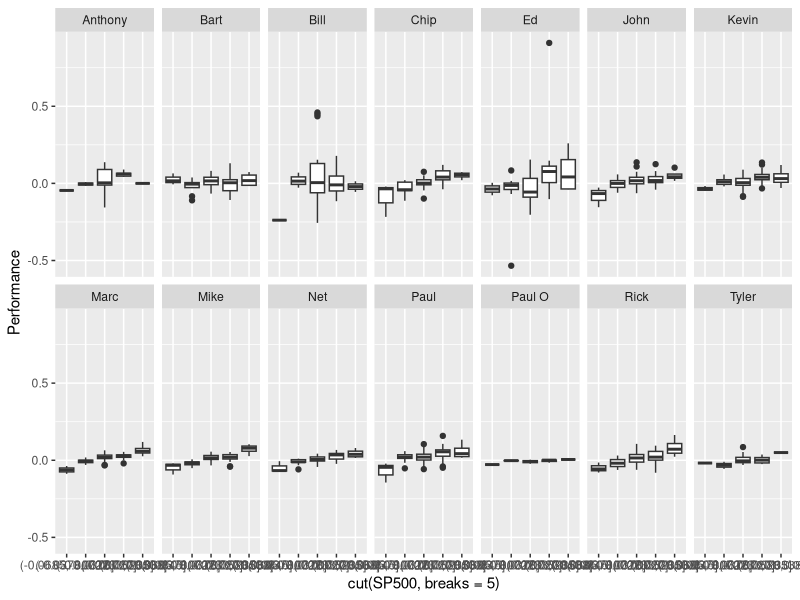

Source code (R):
library(readxl)
library(dplyr)
library(ggplot2)
library(tidyr)

# Read in data external file
pf <- read_xlsx("par_performance_data.xlsx", sheet = "performance_ts")
pf$Date <- as.Date(pf$Date)

# Isolate SP500 column for downstream joining to gathered pf dataframe 
sp500 <- pf %>% select(Date, SP500)

# Store some useful variables here
max_date <- max(pf$Date)

# Gather the original pf dataframe and join to the sp500 dataframe
pfg <- pf %>% gather(Manager, Performance, -Date) %>% filter(!(Manager == "SP500")) %>% 
              right_join(sp500, by = "Date") %>%
              filter(!is.na(Performance))

current_managers <- pfg %>% filter(Date == max_date)

selected_manager <- "Bart"

single_manager_scatter <- ggplot(data = pfg %>% filter(Manager == selected_manager), aes(y = Performance, x = SP500)) +
                              geom_point()

facet_manager_scatter <- ggplot(data = pfg %>% filter(Manager %in% unique(current_managers$Manager)), aes(y = Performance, x = SP500)) +
                             geom_point() +
                             geom_smooth(method = "lm", se = FALSE) +
                             facet_wrap(~Manager, ncol = 7)

facet_manager_boxplot <- ggplot(data = pfg %>% filter(Manager %in% unique(current_managers$Manager)), aes(y = Performance, x = cut(SP500, breaks = 5))) +
                             geom_boxplot() +
                             facet_wrap(~Manager, ncol = 7)


facet_manager_boxplot
